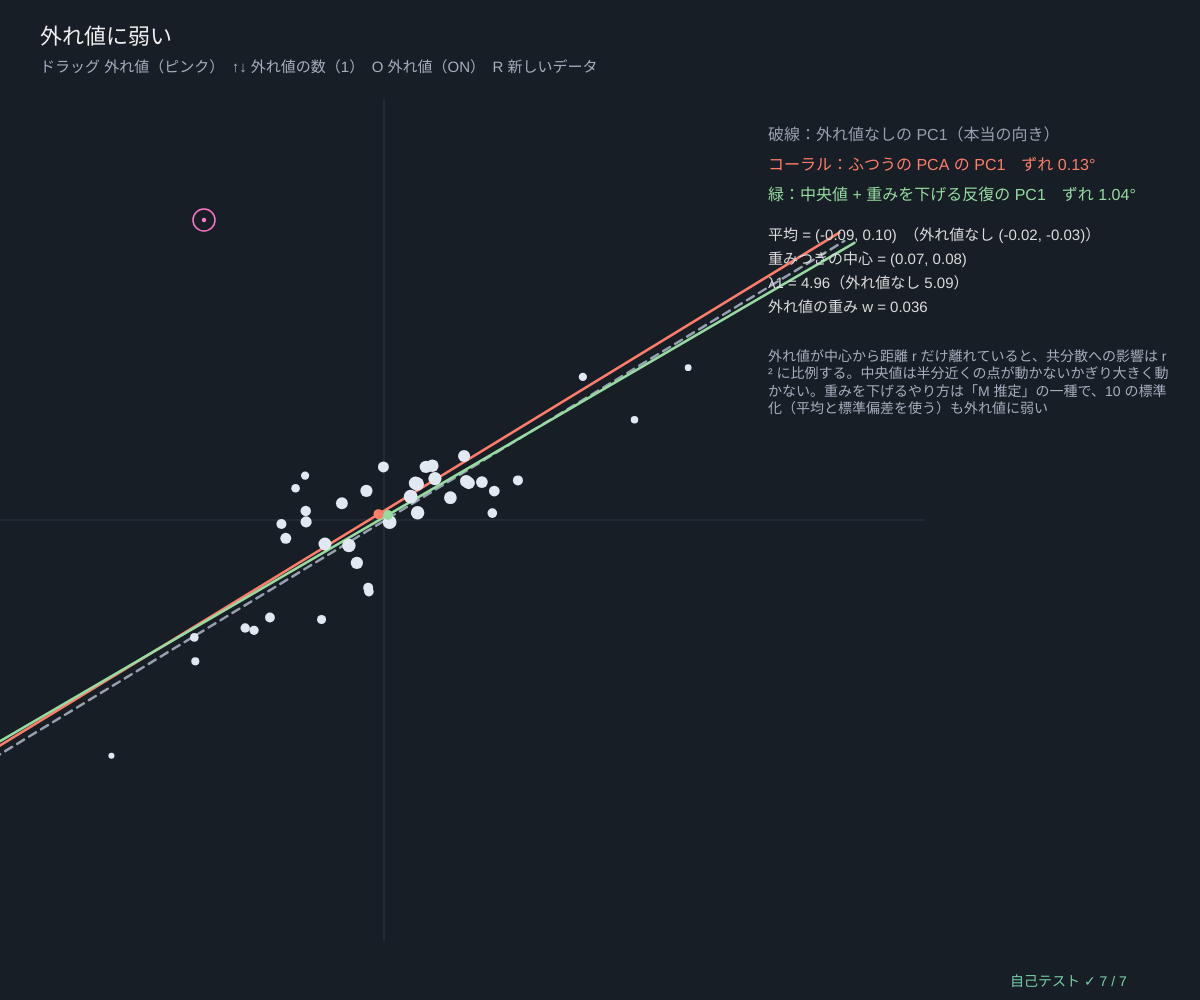
Frame 1 (no input)
Frame 60 (no input): identical to frame 1, image omitted
Frame 120 (the mouse pressed at the canvas centre since frame 60): identical to frame 1, image omitted

The p5.js sketch that drew this single still picture (run headless with seeded random() and noise() and a simulated clock; from frame 60 on, the mouse is pressed at the canvas centre):

// p5.js sketch
// ── sketch.js
// ============================================
// 13 外れ値に弱い ─ たった 1 つの変な点で、第 1 主成分が大きく回ってしまう
// 分散は「ずれの 2 乗」の平均なので、遠い点ほど 2 乗で効く。外れ値（ピンクの ●）をドラッグして試そう
//   工夫：① 平均のかわりに中央値で中心をとる ② 中心からの距離（マハラノビス距離 d）が大きい点の重みを w = 1/(1 + (d/2)²) に下げる
//   ③ 重みつきの共分散で主成分を求め直す → ② にもどる（20 回くり返す）。点の大きさ = 重み
// ドラッグ 外れ値 / ↑↓ 外れ値の数 / O 外れ値 ON/OFF / R 新しいデータ
// ============================================

const NPTS = 40;                       // ★ ふつうの点の数
let base = [], outl = [[-3, 5]], nOut = 1, useOut = true, seedP = 31, dragI = -1;

function setup() { createCanvas(windowWidth, windowHeight); textWrap(CHAR); selfTest(); rebuild(); }
function rebuild() { seedRng(seedP); base = gaussCloud(NPTS, [0, 0], covFromAxes(2, 0.6, 30)); }
function allPts() { return useOut ? base.concat(outl.slice(0, nOut)) : base.slice(); }
function geo() { let s = Math.min(width * 0.05, height * 0.06); return { s, cx: width * 0.32, cy: height * 0.52 }; }
function toScr(p) { let g = geo(); return [g.cx + p[0] * g.s, g.cy - p[1] * g.s]; }
function lineThrough(mu, v, col, dash) {
  let a = toScr([mu[0] - v[0] * 9, mu[1] - v[1] * 9]), b = toScr([mu[0] + v[0] * 9, mu[1] + v[1] * 9]);
  stroke(...col); strokeWeight(2.5); if (dash) drawingContext.setLineDash([8, 6]); line(a[0], a[1], b[0], b[1]); drawingContext.setLineDash([]);
}

function draw() {
  background(24, 30, 38);
  let P = allPts(), C = covMatrix(P), e = eig2sym(C[0][0], C[0][1], C[1][1]), mu = colMeans(P);
  let C0 = covMatrix(base), e0 = eig2sym(C0[0][0], C0[0][1], C0[1][1]), mu0 = colMeans(base), rb = robustPCA2(P, 20);
  let g = geo();
  stroke(45, 55, 68); strokeWeight(1); line(g.cx - 9 * g.s, g.cy, g.cx + 9 * g.s, g.cy); line(g.cx, g.cy - 7 * g.s, g.cx, g.cy + 7 * g.s);
  lineThrough(mu0, e0.v1, [150, 160, 175], true);
  lineThrough(mu, e.v1, [255, 125, 105], false);
  lineThrough(rb.mu, rb.eg.v1, [150, 220, 160], false);
  P.forEach((p, i) => { let q = toScr(p), isOut = i >= NPTS; noStroke(); fill(isOut ? color(255, 120, 200) : color(225, 232, 242)); circle(q[0], q[1], 4 + 10 * rb.w[i]); if (isOut) { noFill(); stroke(255, 120, 200); strokeWeight(1.5); circle(q[0], q[1], 22); } });
  let m = toScr(mu), mr = toScr(rb.mu); noStroke(); fill(255, 125, 105); circle(m[0], m[1], 10); fill(150, 220, 160); circle(mr[0], mr[1], 10);
  // ---- 数字
  let x = width * 0.64, y = 140, rot = angleBetween(e.v1, e0.v1), rotR = angleBetween(rb.eg.v1, e0.v1);
  noStroke(); textAlign(LEFT, BASELINE); fill(240); textSize(22); text('外れ値に弱い', 40, 44);
  fill(165, 175, 190); textSize(15); text('ドラッグ 外れ値（ピンク）　↑↓ 外れ値の数（' + nOut + '）　O 外れ値（' + (useOut ? 'ON' : 'OFF') + '）　R 新しいデータ', 40, 72);
  fill(150, 160, 175); textSize(16); text('破線：外れ値なしの PC1（本当の向き）', x, y);
  fill(255, 125, 105); text('コーラル：ふつうの PCA の PC1　ずれ ' + fmtN(rot, 2) + '°', x, y + 30);
  fill(150, 220, 160); text('緑：中央値 + 重みを下げる反復の PC1　ずれ ' + fmtN(rotR, 2) + '°', x, y + 60);
  fill(220); textSize(15);
  text('平均 = ' + fmtVec(mu, 2) + '　（外れ値なし ' + fmtVec(mu0, 2) + '）', x, y + 100);
  text('重みつきの中心 = ' + fmtVec(rb.mu, 2), x, y + 124);
  text('λ1 = ' + fmtN(e.l1, 2) + '（外れ値なし ' + fmtN(e0.l1, 2) + '）', x, y + 148);
  if (useOut) text('外れ値の重み w = ' + outl.slice(0, nOut).map((_, k) => fmtN(rb.w[NPTS + k], 3)).join(', '), x, y + 172);
  fill(165, 175, 190); textSize(14);
  text('外れ値が中心から距離 r だけ離れていると、共分散への影響は r² に比例する。中央値は半分近くの点が動かないかぎり大きく動かない。重みを下げるやり方は「M 推定」の一種で、10 の標準化（平均と標準偏差を使う）も外れ値に弱い', x, y + 210, width - x - 30);
  drawSelfTest(width - 190, height - 14);
}

function mousePressed() { dragI = -1; if (!useOut) return; for (let k = 0; k < nOut; k++) { let q = toScr(outl[k]); if (Math.hypot(mouseX - q[0], mouseY - q[1]) < 16) dragI = k; } }
function mouseDragged() { if (dragI < 0) return; let g = geo(); outl[dragI] = [clampv((mouseX - g.cx) / g.s, -9, 9), clampv(-(mouseY - g.cy) / g.s, -7, 7)]; }
function mouseReleased() { dragI = -1; }
function keyPressed() {
  if (key === UP_ARROW && nOut < 5) { nOut++; if (outl.length < nOut) outl.push([outl[0][0] + 0.4 * nOut, outl[0][1] - 0.3 * nOut]); }
  if (key === DOWN_ARROW) nOut = Math.max(1, nOut - 1);
  if (key === 'o' || key === 'O') useOut = !useOut;
  if (key === 'r' || key === 'R') { seedP++; rebuild(); }
  return false;
}

// ---- 自己テスト
function selfTest() {
  selfTestResults = [];
  seedRng(31); let X = gaussCloud(NPTS, [0, 0], covFromAxes(2, 0.6, 30)), Xo = X.concat([[-2, 14]]);
  let v0 = jacobiEigen(covMatrix(X)).vecs[0], v1 = jacobiEigen(covMatrix(Xo)).vecs[0], rb = robustPCA2(Xo, 30), rb0 = robustPCA2(X, 30);
  check('外れ値 1 個（中心から約 14）で、ふつうの PCA の PC1 が 20° 以上回る', angleBetween(v0, v1) > 20);
  check('中央値 + 重みを下げる反復なら、ずれは 3° 未満', angleBetween(v0, rb.eg.v1) < 3);
  check('外れ値がないときは、ふつうの PCA とほぼ同じ向き（3° 未満）', angleBetween(v0, rb0.eg.v1) < 3);
  check('外れ値の重みは 0.05 未満、ふつうの点の重みの中央値は 0.5 以上', rb.w[NPTS] < 0.05 && medianOf(rb.w.slice(0, NPTS)) > 0.5);
  let w1 = X.map(() => 1), Cw = weightedCov(X, w1, colMeans(X)), Cn = covMatrix(X);
  check('重みが全部 1 なら 重みつき共分散 = 共分散 × (n − 1)/n', maxAbsDiff(Cw, Cn.map((r) => r.map((v) => (v * (NPTS - 1)) / NPTS))) < 1e-12);
  let mx = colMeans(Xo)[1] - colMeans(X)[1], md = medianOf(Xo.map((p) => p[1])) - medianOf(X.map((p) => p[1]));
  check('外れ値で平均は大きく動く（> 0.3）が、中央値はほとんど動かない（< 0.15）', Math.abs(mx) > 0.3 && Math.abs(md) < 0.15);
  check('全部同じ点・2 点だけでも NaN にならない', noNaN(robustPCA2([[1, 1], [1, 1], [1, 1]], 5).eg.v1) && noNaN(robustPCA2([[0, 0], [1, 2]], 5).eg.v1));
  reportSelfTest();
}

// ---------- やってみよう ----------
// 1. 外れ値を楕円の長い軸の上に置くと、PC1 は回る？ 短い軸の上なら？
// 2. ↑ で外れ値を 5 個にすると、緑の線も負けてしまう？ どのくらいから？
// 3. 外れ値を中心に近づけていくと、重み w はどう変わる？
// 4. robustPCA2 の (d/2)² の 2 を 1 や 4 にすると？（小さいほど厳しく重みを下げる）
// 5. 本物のデータでは、外れ値は「入力のまちがい」か「大事な発見」か。消す前に見てみよう

// ==================================================
// ここから下は「主成分分析の道具」（中身は読まなくても OK。消さないでね）
// ==================================================
// ---- 数の表示と安全のための道具
function clampv(v, a, b) { return v < a ? a : v > b ? b : v; }
function fin(v, fb) { return typeof v === 'number' && isFinite(v) ? v : fb === undefined ? 0 : fb; }   // NaN・∞ を fb に
function fmtN(v, d) {                                                  // 数を小数 d 桁で（NaN は「?」）
  if (typeof v !== 'number' || !isFinite(v)) return '?';
  let s = v.toFixed(d === undefined ? 2 : d);
  return /^-0(\.0*)?$/.test(s) ? s.slice(1) : s;
}
function fmtVec(v, d) { return '(' + v.map((x) => fmtN(x, d)).join(', ') + ')'; }
// ---- 種つきの乱数（同じ種なら毎回同じ列）
let rngState = 1;
function seedRng(s) { rngState = (s >>> 0) || 1; }
function rnd() {                       // 0〜1 の一様乱数（mulberry32）
  rngState = (rngState + 0x6d2b79f5) >>> 0;
  let t = rngState;
  t = Math.imul(t ^ (t >>> 15), t | 1);
  t ^= t + Math.imul(t ^ (t >>> 7), t | 61);
  return ((t ^ (t >>> 14)) >>> 0) / 4294967296;
}
function rndRange(a, b) { return a + (b - a) * rnd(); }
function gaussRnd() {                  // 標準正規分布（ボックス-ミュラー法）
  let u = Math.max(1e-12, rnd()), v = rnd();
  return Math.sqrt(-2 * Math.log(u)) * Math.cos(2 * Math.PI * v);
}
// ---- 行列の道具。データ X は「n 行 × d 列」（1 行 = 1 個のデータ）、ベクトルは配列
function zerosMat(n, m) { return Array.from({ length: n }, () => new Array(m).fill(0)); }
function eyeMat(n) { let I = zerosMat(n, n); for (let i = 0; i < n; i++) I[i][i] = 1; return I; }
function matT(A) { return A[0].map((_, j) => A.map((r) => r[j])); }
function matMul(A, B) {
  let n = A.length, q = B.length, m = B[0].length, C = zerosMat(n, m);
  for (let i = 0; i < n; i++) for (let k = 0; k < q; k++) { let a = A[i][k]; if (a === 0) continue; for (let j = 0; j < m; j++) C[i][j] += a * B[k][j]; }
  return C;
}
function matVec(A, x) { return A.map((r) => dotv(r, x)); }
function dotv(a, b) { let s = 0; for (let i = 0; i < a.length; i++) s += a[i] * b[i]; return s; }
function vlen(a) { return Math.sqrt(dotv(a, a)); }
function unitv(a) { let L = vlen(a); return L > 1e-300 ? a.map((x) => x / L) : a.map((_, i) => (i === 0 ? 1 : 0)); }
function maxAbsDiff(A, B) { let m = 0; for (let i = 0; i < A.length; i++) for (let j = 0; j < A[i].length; j++) m = Math.max(m, Math.abs(A[i][j] - B[i][j])); return m; }
function colMeans(X) {                 // 平均ベクトル（列ごとの平均）
  let d = X[0].length, mu = new Array(d).fill(0);
  for (let r of X) for (let j = 0; j < d; j++) mu[j] += r[j];
  return mu.map((s) => s / Math.max(1, X.length));
}
function centerCols(X, mu) { return X.map((r) => r.map((v, j) => v - mu[j])); }   // 平均を引く（中心化）
// ★ 共分散行列 C = Xcᵀ Xc / (n − 1)（n − 1 で割る「不偏」の約束。点が 1 個以下ならゼロ行列）
function covMatrix(X) {
  let n = X.length, d = X[0].length, mu = colMeans(X), C = zerosMat(d, d);
  if (n < 2) return C;
  for (let r of X) for (let i = 0; i < d; i++) { let a = r[i] - mu[i]; for (let j = i; j < d; j++) C[i][j] += a * (r[j] - mu[j]); }
  for (let i = 0; i < d; i++) for (let j = i; j < d; j++) { C[i][j] /= n - 1; C[j][i] = C[i][j]; }
  return C;
}
// ★ ヤコビ法（対称行列の固有値分解）：非対角を 1 つずつ回転で 0 にしていく。d ≤ 64 くらいまで
// 戻り値 vals = 固有値（大きい順）、vecs[k] = k 番目の固有ベクトル（長さ 1、いちばん大きい成分を正に）
function jacobiEigen(C, maxSweeps) {
  let d = C.length, A = C.map((r) => r.slice()), V = eyeMat(d);
  for (let sw = 0; sw < (maxSweeps || 80); sw++) {
    let off = 0, tot = 0;
    for (let i = 0; i < d; i++) for (let j = 0; j < d; j++) { let a = A[i][j] * A[i][j]; tot += a; if (i !== j) off += a; }
    if (!(off > 1e-30 * tot)) break;
    for (let p = 0; p < d - 1; p++) for (let q = p + 1; q < d; q++) {
      let apq = A[p][q];
      if (Math.abs(apq) < 1e-300) continue;
      let th = (A[q][q] - A[p][p]) / (2 * apq);
      let t = th === 0 ? 1 : Math.sign(th) / (Math.abs(th) + Math.sqrt(th * th + 1));
      let c = 1 / Math.sqrt(t * t + 1), s = t * c;
      for (let k = 0; k < d; k++) { let akp = A[k][p], akq = A[k][q]; A[k][p] = c * akp - s * akq; A[k][q] = s * akp + c * akq; }
      for (let k = 0; k < d; k++) { let apk = A[p][k], aqk = A[q][k]; A[p][k] = c * apk - s * aqk; A[q][k] = s * apk + c * aqk; }
      for (let k = 0; k < d; k++) { let vkp = V[k][p], vkq = V[k][q]; V[k][p] = c * vkp - s * vkq; V[k][q] = s * vkp + c * vkq; }
    }
  }
  let idx = Array.from({ length: d }, (_, i) => i).sort((a, b) => A[b][b] - A[a][a]);
  let vecs = idx.map((k) => { let v = V.map((r) => r[k]), big = 0; for (let i = 0; i < d; i++) if (Math.abs(v[i]) > Math.abs(v[big]) + 1e-12) big = i; return v[big] < 0 ? v.map((x) => -x) : v; });
  return { vals: idx.map((k) => A[k][k]), vecs };
}
function traceOf(C) { let s = 0; for (let i = 0; i < C.length; i++) s += C[i][i]; return s; }
// C V = V Λ の残り（いちばん大きいずれ）と、固有ベクトルどうしの直交のずれ
function eigResidual(C, eg) { let m = 0; eg.vecs.forEach((v, k) => { let Cv = matVec(C, v); for (let i = 0; i < v.length; i++) m = Math.max(m, Math.abs(Cv[i] - eg.vals[k] * v[i])); }); return m; }
function orthoError(vecs) { let m = 0; for (let a = 0; a < vecs.length; a++) for (let b = 0; b < vecs.length; b++) m = Math.max(m, Math.abs(dotv(vecs[a], vecs[b]) - (a === b ? 1 : 0))); return m; }
// 射影（主成分得点）と復元：score = (x − μ)·v_k、x_hat = μ + Σ score_k v_k（k 個まで）
function projectData(X, mu, vecs, k) { return X.map((r) => vecs.slice(0, k).map((v) => { let s = 0; for (let j = 0; j < r.length; j++) s += (r[j] - mu[j]) * v[j]; return s; })); }
function reconstructRow(score, mu, vecs) { let x = mu.slice(); score.forEach((s, k) => { for (let j = 0; j < x.length; j++) x[j] += s * vecs[k][j]; }); return x; }
function angleBetween(u, v) {          // 向きのちがい（符号は無視、0〜90°）。小さい角も正確に：atan2(‖v − (v·u)u‖, |v·u|)
  let a = unitv(u), b = unitv(v), c = dotv(a, b), r = 0; for (let i = 0; i < a.length; i++) r += (b[i] - c * a[i]) ** 2;
  return (Math.atan2(Math.sqrt(r), Math.abs(c)) * 180) / Math.PI;
}
function corrOf(a, b) {                // 相関係数
  let n = a.length, ma = a.reduce((s, v) => s + v, 0) / n, mb = b.reduce((s, v) => s + v, 0) / n, sab = 0, saa = 0, sbb = 0;
  for (let i = 0; i < n; i++) { sab += (a[i] - ma) * (b[i] - mb); saa += (a[i] - ma) ** 2; sbb += (b[i] - mb) ** 2; }
  return saa > 0 && sbb > 0 ? sab / Math.sqrt(saa * sbb) : 0;
}
// ---- 2×2 対称行列 [[a, b], [b, c]] の固有値・固有ベクトル（解の公式）
function eig2sym(a, b, c) {
  let tr = a + c, h = Math.sqrt(((a - c) / 2) ** 2 + b * b), l1 = tr / 2 + h, l2 = tr / 2 - h;
  let v1 = Math.abs(b) > 1e-14 * (Math.abs(a) + Math.abs(c) + 1e-300) ? unitv([l1 - c, b]) : a >= c ? [1, 0] : [0, 1];
  if (v1[0] < 0 || (v1[0] === 0 && v1[1] < 0)) v1 = [-v1[0], -v1[1]];
  return { l1, l2, v1, v2: [-v1[1], v1[0]], angle: (Math.atan2(v1[1], v1[0]) * 180) / Math.PI };
}
// ---- 好きな共分散の正規分布の点群：x = μ + L z（C = L Lᵀ、コレスキー分解）
function cholesky(C) {
  let d = C.length, L = zerosMat(d, d);
  for (let i = 0; i < d; i++) for (let j = 0; j <= i; j++) {
    let s = C[i][j]; for (let k = 0; k < j; k++) s -= L[i][k] * L[j][k];
    L[i][j] = i === j ? Math.sqrt(Math.max(s, 1e-15)) : s / L[j][j];
  }
  return L;
}
function gaussCloud(n, mu, C) { let L = cholesky(C); return Array.from({ length: n }, () => { let z = mu.map(() => gaussRnd()); return mu.map((m, i) => m + dotv(L[i], z)); }); }
function covFromAxes(s1, s2, deg) {    // 長軸の標準偏差 s1、短軸 s2、長軸の角度 deg（度）の 2×2 共分散
  let t = (deg * Math.PI) / 180, c = Math.cos(t), s = Math.sin(t);
  return [[c * c * s1 * s1 + s * s * s2 * s2, c * s * (s1 * s1 - s2 * s2)], [c * s * (s1 * s1 - s2 * s2), s * s * s1 * s1 + c * c * s2 * s2]];
}
// ---- 外れ値に強くする工夫：中央値で中心化 → 距離が大きい点ほど重みを下げてくり返す（重みつき共分散）
function medianOf(a) { let s = a.slice().sort((x, y) => x - y), m = s.length >> 1; return s.length % 2 ? s[m] : (s[m - 1] + s[m]) / 2; }
function weightedCov(X, w, mu) {
  let d = mu.length, C = zerosMat(d, d), ws = 0;
  X.forEach((r, n) => { ws += w[n]; for (let i = 0; i < d; i++) for (let j = 0; j < d; j++) C[i][j] += w[n] * (r[i] - mu[i]) * (r[j] - mu[j]); });
  return C.map((r) => r.map((v) => v / Math.max(ws, 1e-12)));
}
function robustPCA2(X, iters) {        // 2 次元用。マハラノビス距離 d で重み w = 1 / (1 + (d/2)²)
  let mu = [medianOf(X.map((r) => r[0])), medianOf(X.map((r) => r[1]))], w = X.map(() => 1), C = weightedCov(X, w, mu);
  for (let it = 0; it < (iters || 20); it++) {
    let e = eig2sym(C[0][0], C[0][1], C[1][1]), l1 = Math.max(e.l1, 1e-9), l2 = Math.max(e.l2, 1e-9);
    w = X.map((r) => { let a = (r[0] - mu[0]) * e.v1[0] + (r[1] - mu[1]) * e.v1[1], b = (r[0] - mu[0]) * e.v2[0] + (r[1] - mu[1]) * e.v2[1], dd = Math.sqrt((a * a) / l1 + (b * b) / l2); return 1 / (1 + (dd / 2) ** 2); });
    let ws = w.reduce((s, v) => s + v, 0); mu = [0, 1].map((j) => X.reduce((s, r, n) => s + w[n] * r[j], 0) / ws);
    C = weightedCov(X, w, mu);
  }
  return { mu, C, w, eg: eig2sym(C[0][0], C[0][1], C[1][1]) };
}
// ---- 自己テストの道具
let selfTestResults = [];
function check(name, cond) { selfTestResults.push({ name, ok: !!cond }); }
function near(a, b, tol) { return a !== null && a !== undefined && isFinite(a) && Math.abs(a - b) <= (tol === undefined ? 1e-9 : tol); }
function noNaN(v) { return Array.isArray(v) ? v.every(noNaN) : !(typeof v === 'number' && !isFinite(v)); }
function reportSelfTest() { for (let r of selfTestResults) (r.ok ? console.log : console.error)((r.ok ? '✓ ' : '✗ ') + r.name); }
function selfTestLine() { let n = selfTestResults.filter((r) => r.ok).length; return '自己テスト ' + (n === selfTestResults.length && n > 0 ? '✓ ' : '✗ ') + n + ' / ' + selfTestResults.length; }
function selfTestOk() { return selfTestResults.length > 0 && selfTestResults.every((r) => r.ok); }
function drawSelfTest(x, y) { noStroke(); fill(selfTestOk() ? color(120, 210, 170) : color(255, 90, 90)); textSize(14); textAlign(LEFT, BASELINE); text(selfTestLine(), x, y); }
